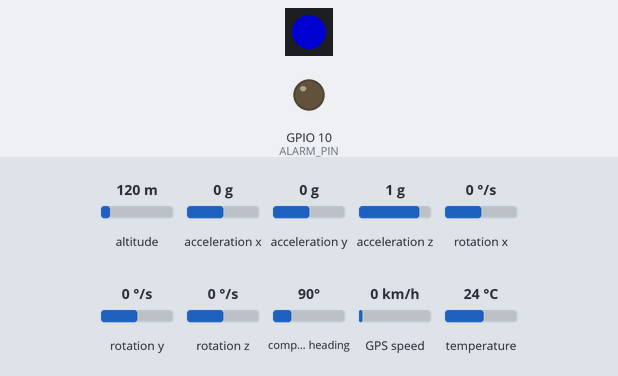
This program was run on a simulated ESP32-S3. Shown: 1 RGB LEDs in strip order, left to right, output pins drawn as LEDs (lit = HIGH). Inputs (shaded band) come from the test bench; at power-on: GPS speed 0 km/h, altitude 120 m, acceleration x 0 g, acceleration y 0 g, acceleration z 1 g, rotation x 0 °/s, rotation y 0 °/s, rotation z 0 °/s, compass heading 90°, temperature 24 °C. Dim RGB values are drawn brighter than linear; the strip is taken to match the declared colour order; EEPROM starts erased; the GPS gets a fix after 3 s at 37.7749, -122.4194 with 8 satellites; no MQTT or app messages arrive unless stated; what the program prints to the serial monitor is not drawn.

Above: at 3.2 s.
3.3 s: GPS speed set to 28 km/h
5.7 s: GPS speed set to 33 km/h
At 6.9 s:
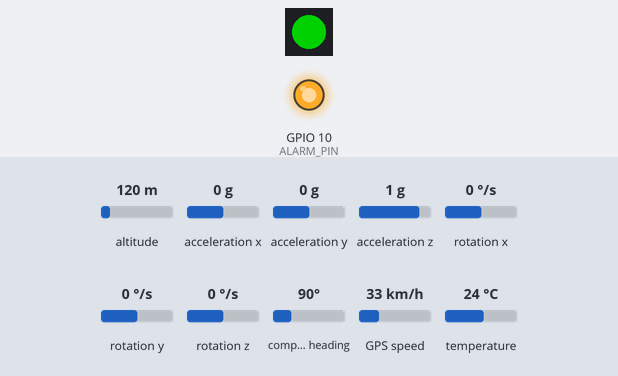
8.0 s: GPS speed set to 2 km/h
At 9.6 s:
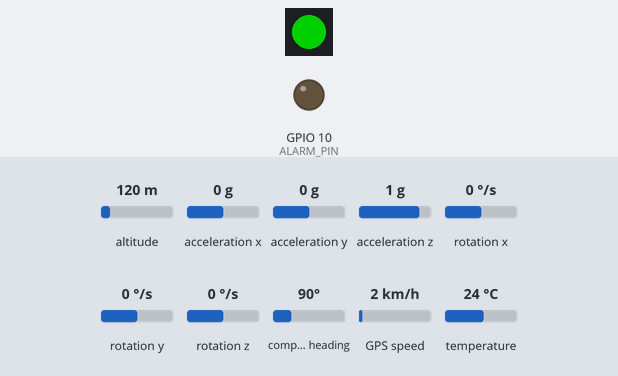
10.0 s: GPS speed set to 60 km/h
At 11.1 s:
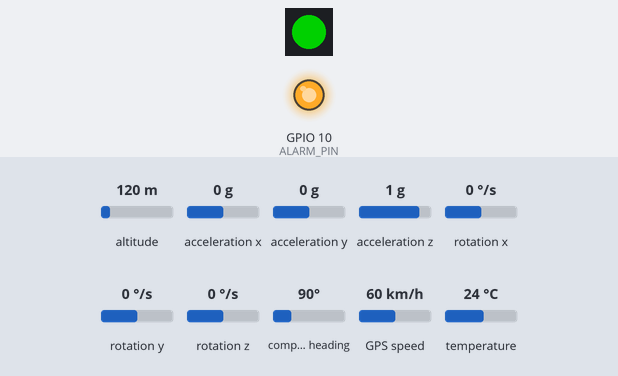
12.0 s: GPS speed set to 30 km/h
At 13.8 s:
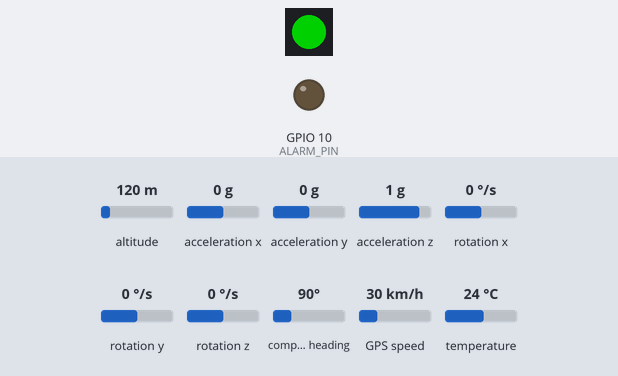
Timing chart, 0 to 15.0 s (numbered marks = the images above; inputs shaded):
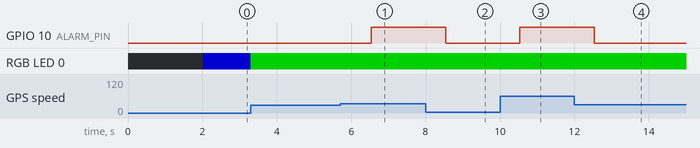

Measured:
- the behaviour switches between 30 and 31 km/h on GPS speed (found by bisection; images 0 and 1)
- after the input at 3.3 s, every drawn part: stays the same
- after the input at 5.7 s, GPIO 10 (ALARM_PIN): LOW → HIGH after 0.84 s
- after the input at 8.0 s, GPIO 10 (ALARM_PIN): HIGH → LOW after 0.54 s
- after the input at 10.0 s, GPIO 10 (ALARM_PIN): LOW → HIGH after 0.54 s
- after the input at 12.0 s, GPIO 10 (ALARM_PIN): HIGH → LOW after 0.54 s

The program:

main.cpp
```cpp
/**
 * @file main.cpp
 * @brief Ejemplo de integración de GNSS, IMU, LED y Alarma con FreeRTOS en un ESP32-S3.
 *
 * Este programa corre en un ESP32-S3 DevKit y gestiona diferentes módulos
 * de percepción y actuación mediante tareas en FreeRTOS:
 * - GNSS (GPS) para posición, altitud y velocidad.
 * - IMU (MPU6050) para aceleración y estimación de velocidad.
 * - LED RGB (NeoPixel) como indicador de estado.
 * - Alarma (buzzer o pin digital) para notificaciones.
 *
 * Cada módulo corre en su propia tarea, lo que permite concurrencia
 * y control en tiempo real.
 *
 * @author Julián Sánchez
 * @date 15/09/2025
 * @version 1.3
 */

#include <Arduino.h>
#include <Wire.h>

#include <gnss.hpp>
#include <wifi_funcs.hpp>
#include <imu.hpp>
#include <platform.hpp>
#include <types.hpp>

flags_t flags;

SemaphoreHandle_t dataMutex; ///< Mutex para proteger acceso concurrente a sensorData

Telemetry_t Data;
// ======== GNSS =============
#define RX_PIN 17      ///< GPIO para la recepción de datos del GNSS
#define TX_PIN 18      ///< GPIO para la transmisión de datos al GNSS
#define GNSS_BAUD 9600 ///< Tasa de baudios para la comunicación UART con el GNSS

#define SPEED_THRESHOLD 30.0

GNSS gnss(Serial1, RX_PIN, TX_PIN, GNSS_BAUD); ///< Objeto GNSS

// ===== IMU =====
IMU imu; ///< Objeto IMU (MPU6050)

// ==== LED =====
#define LED_PIN 48 ///< GPIO del LED RGB
#define NUM_LEDS 1 ///< Número de LEDs presentes en la tira (por defecto el integrado en ESP32-S3)

LED led(NUM_LEDS, LED_PIN); ///< Objeto LED RGB

// ========== ALARMA =================
#define ALARM_PIN 10 ///< GPIO de la alarma (buzzer)

ALARM buzzer(ALARM_PIN); ///< Objeto buzzer/alarma

// ============= TAREAS FreeRTOS ===============================

/**
 * @brief Tarea que lee GNSS e IMU y guarda datos en la estructura compartida.
 *
 * - Actualiza el estado del GNSS (posición, altitud, velocidad).
 * - Lee aceleración y calcula velocidades desde la IMU.
 * - Copia la información en la variable global @ref sensorData protegida por un mutex.
 *
 * @param pvParameters Parámetros de tarea (no usados).
 */
void taskSensors(void *pvParameters)
{

  Telemetry_t temp; // temporal

  for (;;)
  {

    // === TELEMETRIA ====
    temp.timeStamp = millis();
    temp.sequenceId += 1;

    // === GNSS ===
    gnss.update();
    temp.gpsData.gnssReady = gnss.isReady();
    temp.gpsData.latitude = gnss.latitude();
    temp.gpsData.longitude = gnss.longitude();
    temp.gpsData.altitude = gnss.altitude();
    temp.gpsData.velocity = gnss.velocity();
    temp.gpsData.localTime = gnss.localTime();

    // === IMU ===
    imu.update();

    temp.imuData.vibraciones = imu.getVibRMS();
    temp.imuData.aX = imu.getAccX();
    temp.imuData.aY = imu.getAccY();
    temp.imuData.aZ = imu.getAccZ();

    temp.imuData.gX = imu.getGyroX();
    temp.imuData.gY = imu.getGyroY();
    temp.imuData.gZ = imu.getGyroZ();

    temp.anglesData.picht = imu.getPitch();
    temp.anglesData.roll = imu.getRoll();

    // === Copiar datos a la estructura compartida ===
    if (xSemaphoreTake(dataMutex, pdMS_TO_TICKS(10)) == pdTRUE)
    {
      Data = temp;
      xSemaphoreGive(dataMutex);
    }

    vTaskDelay(pdMS_TO_TICKS(1000)); // 1 Hz de muestreo
  }
}

/**
 * @brief Tarea que activa la alarma si hay mas vibraciones de lo normal para indicar el estado de una carretera.
 *
 * - Enciende el buzzer si GNSS tiene fix y velocidad > 30 km/h.
 * - Apaga el buzzer en caso contrario.
 *
 * @param pvParameters Parámetros de tarea (no usados).
 */
void taskAlarm(void *pvParameters)
{

  for (;;)
  {
    if (xSemaphoreTake(dataMutex, pdMS_TO_TICKS(10)) == pdTRUE)
    {
      if (Data.gpsData.gnssReady && Data.gpsData.velocity > SPEED_THRESHOLD)
      {
        buzzer.turnOnAlarm();
      }
      else
      {
        buzzer.turnOffAlarm();
      }

      xSemaphoreGive(dataMutex);
    }
    vTaskDelay(pdMS_TO_TICKS(500));
  }
}

/**
 * @brief Tarea que cambia el color del LED según el estado del GNSS.
 *
 * - LED rojo mientras no hay fix.
 * - LED verde fijo una vez que el GNSS obtiene fix
 *
 * @param pvParameters Parámetros de tarea (no usados).
 */
void taskLED(void *pvParameters)
{
  bool wasReady = false; ///< Estado previo del GN0SS

  for (;;)
  {
    if (xSemaphoreTake(dataMutex, pdMS_TO_TICKS(10)) == pdTRUE)
    {
      bool ready = Data.gpsData.gnssReady;

      if (!ready && !wasReady)
      {
        led.setColor(COLOR_RED);
      }
      else if ((ready && !wasReady) | flags.connectionBroker)
      {
        led.setColor(COLOR_GREEN);
      }
      else if (!flags.connectionBroker)
      {
        led.setColor(COLOR_MUSTARD);
      }

      wasReady = ready; // actualizar estado previo
      xSemaphoreGive(dataMutex);
    }

    vTaskDelay(pdMS_TO_TICKS(250)); // 2 Hz
  }
}

// /**
//  * @brief Tarea que imprime en Serial los datos de los sensores.
//  *
//  * - Estado GNSS (fix o no).
//  * - Latitud, longitud, altitud, velocidad.
//  * - Datos de la IMU (aceleración y velocidades).
//  *
//  * @param pvParameters Parámetros de tarea (no usados).
//  */
// void taskPrint (void *pvParameters) {

//   for (;;) {
//     if (xSemaphoreTake(dataMutex, pdMS_TO_TICKS(10)) == pdTRUE) {
//       Serial.print("GNSS Ready: ");
//       Serial.print(sensorData.gnssReady ? "YES" : "NO");
//       Serial.print(" | Lat: "); Serial.print(sensorData.latitude, 6);
//       Serial.print(" | Lng: "); Serial.print(sensorData.longitude, 6);
//       Serial.print(" | Alt: "); Serial.print(sensorData.altitude, 2);
//       Serial.print(" m | Vel: "); Serial.print(sensorData.velocity, 2);
//       Serial.print(" km/h | Vibraciones: "); Serial.print(sensorData.vibraciones, 2);
//       Serial.println(" m/s^2");

//       xSemaphoreGive(dataMutex);
//     }

//     vTaskDelay(pdMS_TO_TICKS(1000)); // 1 Hz
//   }
// }

void taskSend(void *pvParameters)
{

  for (;;)
  {
    if (xSemaphoreTake(dataMutex, pdMS_TO_TICKS(10) == pdTRUE))
    {
      String msg = msgToJson(Data);
      flags.connectionBroker = sendData(msg);

      vTaskDelay(pdMS_TO_TICKS(500));

      xSemaphoreGive(dataMutex);
      if (!flags.connectionBroker)
      {
        Serial.println("Datos no enviados.\n");
      }
      else
      {
        Serial.println("Datos enviados.\n");
      }
    }

    vTaskDelay(pdMS_TO_TICKS(30000));
  }
}

void taskWiFiPortal(void *pvParameters)
{
  for (;;)
  {
    dns.processNextRequest();
    server.handleClient();
    vTaskDelay(pdMS_TO_TICKS(5)); // evitamos watchdog
  }
}

/**
 * @brief Configuración inicial del sistema.
 *
 * - Inicializa Serial, I2C, GNSS, IMU, LED y buzzer.
 * - Crea mutex de protección de datos.
 * - Lanza las tareas de FreeRTOS.
 */
void setup()
{
  Serial.begin(115200);
  Wire.begin(45, 35);

  // ===== GNSS =====
  gnss.begin();
  Serial.println("Iniciando GPS...");
  delay(2000);

  // ===== IMU =====
  Serial.println("Configurando MPU6050...");
  imu.begin(&Wire, 0x68);

  // ===== LED y Buzzer =====
  led.begin();
  led.setColor(COLOR_BLUE);
  buzzer.begin();

  // ===== Mutex =====
  dataMutex = xSemaphoreCreateMutex();

  // ===== WIFI: integrar tus funciones =====
  Serial.println("\n=== Inicio del sistema ===");
  if (!connectToWiFi())
  {
    Serial.println("===================Iniciando modo configuración (AP + portal cautivo) =================== \n");
    startAP();

    xTaskCreatePinnedToCore(taskWiFiPortal,
                            "WiFi Portal",
                            4096,
                            NULL,
                            1,
                            NULL,
                            0);
  }
  else
  {
    Serial.println("Iniciando Comunicación con el broker MQTT...\n");
    init_communications();
  }

  // ===== Tareas =====
  xTaskCreatePinnedToCore(taskSensors, "Task Sensors", 4096, NULL, 2, NULL, 1);
  xTaskCreatePinnedToCore(taskAlarm, "Task Alarm", 2048, NULL, 1, NULL, 1);
  xTaskCreatePinnedToCore(taskLED, "Task LED", 2048, NULL, 1, NULL, 1);
  xTaskCreatePinnedToCore(taskSend, "Task Send", 8192, NULL, 1, NULL, 0);
}

/**
 * @brief Bucle principal (no utilizado en FreeRTOS).
 */
void loop() {}
```
